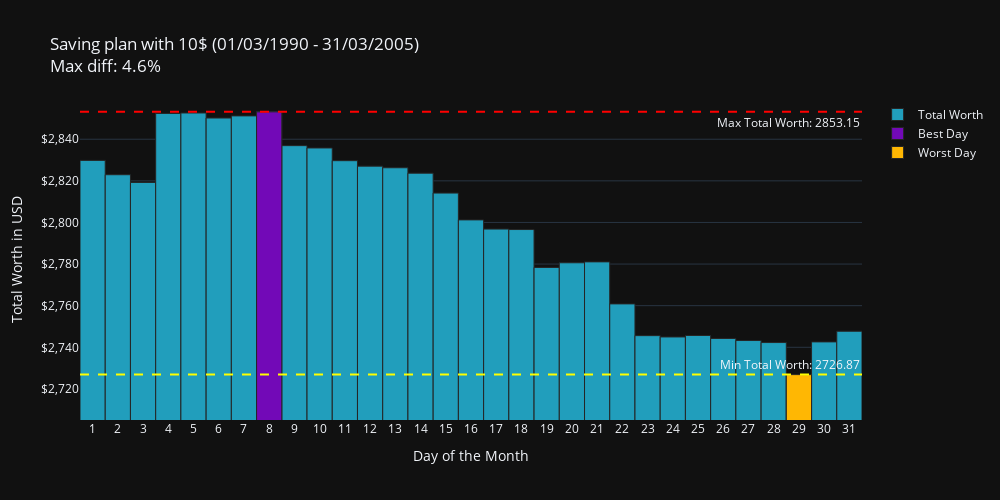

Notebook code cell kept with this figure:
### Markdown cell above
## Period 3

### Code cell
fig = plot_total_worth(
    df=df,
    invest_amount=10,
    period=period3,
    title="Saving plan with 10$"
)
fig.show()

### Figure 1 — Plotly figure (JSON) as saved in the notebook; plotly's stock layout.template omitted (floating-point values rounded to 4 significant figures)
{"data": [{"name": "Total Worth", "type": "bar", "x": [1, 2, 3, 4, 5, 6, 7, 8, 9, 10, 11, 12, 13, 14, 15, 16, 17, 18, 19, 20, 21, 22, 23, 24, 25, 26, 27, 28, 29, 30, 31], "y": [2830.0, 2823.0, 2819.0, 2852.0, 2853.0, 2850.0, 2851.0, 2853.0, 2837.0, 2836.0, 2830.0, 2827.0, 2826.0, 2824.0, 2814.0, 2801.0, 2797.0, 2797.0, 2778.0, 2781.0, 2781.0, 2761.0, 2746.0, 2745.0, 2746.0, 2744.0, 2743.0, 2742.0, 2727.0, 2743.0, 2748.0]}, {"marker": {"color": "#7209b7"}, "name": "Best Day", "type": "bar", "x": [8], "y": [2853.0]}, {"marker": {"color": "#ffb703"}, "name": "Worst Day", "type": "bar", "x": [29], "y": [2727.0]}], "layout": {"annotations": [{"showarrow": false, "text": "Max Total Worth: 2853.15", "x": 1, "xanchor": "right", "xref": "x domain", "y": 2853.0, "yanchor": "top", "yref": "y"}, {"showarrow": false, "text": "Min Total Worth: 2726.87", "x": 1, "xanchor": "right", "xref": "x domain", "y": 2727.0, "yanchor": "bottom", "yref": "y"}], "barmode": "overlay", "height": 500, "shapes": [{"line": {"color": "red", "dash": "dash"}, "type": "line", "x0": 0, "x1": 1, "xref": "x domain", "y0": 2853.0, "y1": 2853.0, "yref": "y"}, {"line": {"color": "yellow", "dash": "dash"}, "type": "line", "x0": 0, "x1": 1, "xref": "x domain", "y0": 2727.0, "y1": 2727.0, "yref": "y"}], "title": {"text": "Saving plan with 10$ (01/03/1990 - 31/03/2005)<br>Max diff: 4.6%"}, "width": 1000, "xaxis": {"tickmode": "array", "tickvals": [1, 2, 3, 4, 5, 6, 7, 8, 9, 10, 11, 12, 13, 14, 15, 16, 17, 18, 19, 20, 21, 22, 23, 24, 25, 26, 27, 28, 29, 30, 31], "title": {"text": "Day of the Month"}}, "yaxis": {"range": [2705.0, 2859.0], "tickformat": "$,.0f", "title": {"text": "Total Worth in USD"}}}}
